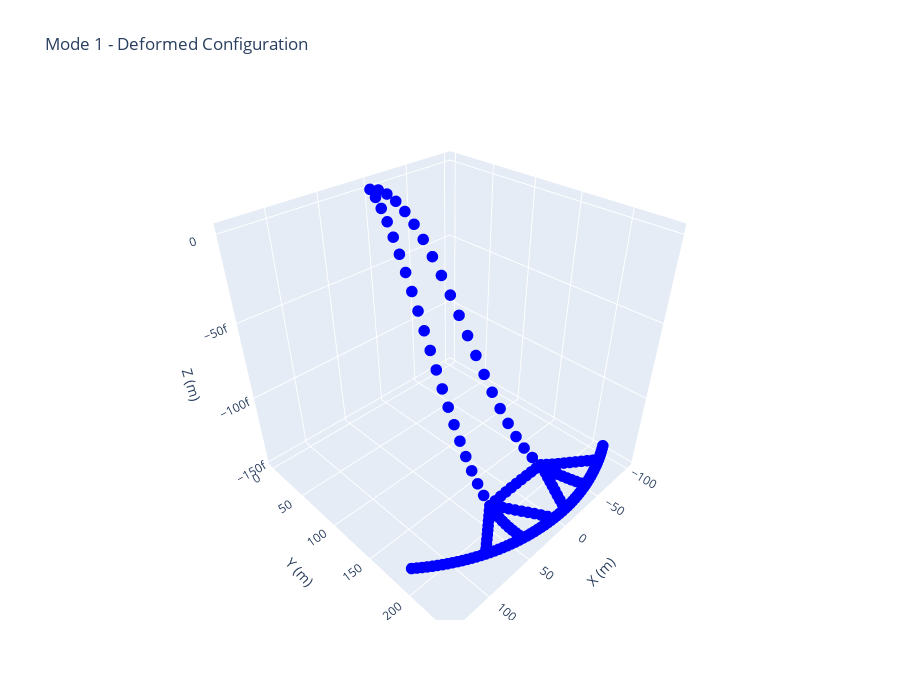
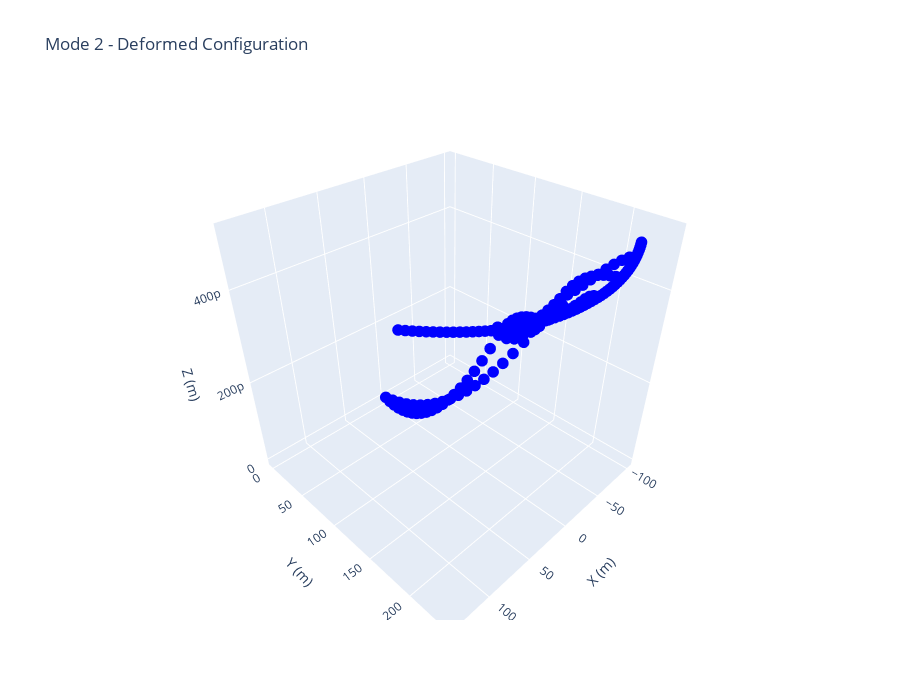
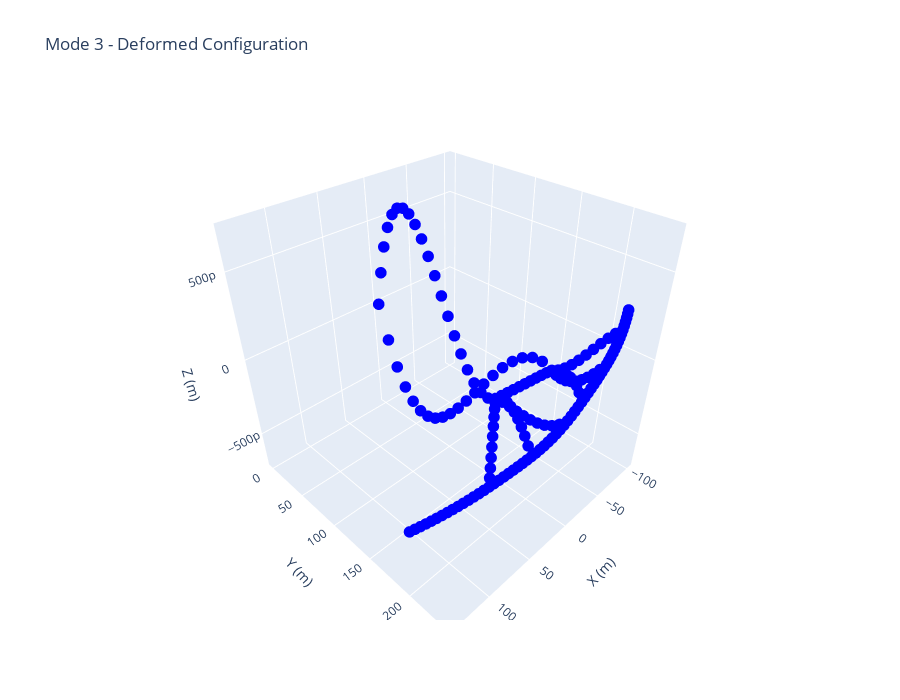
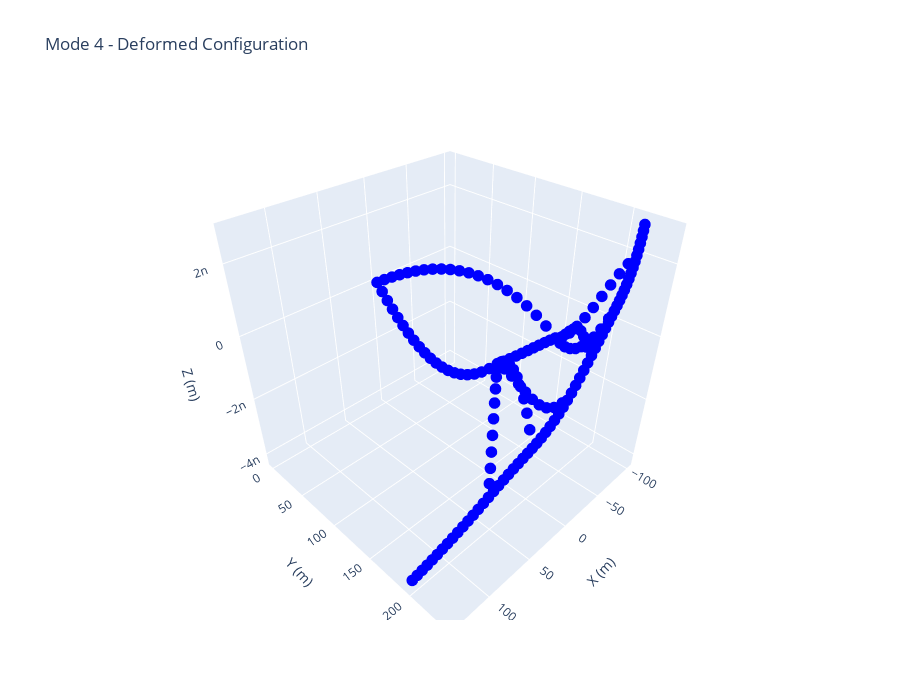

The notebook cell saved with these charts, in order:
### Code cell
for i in range(modes_to_plot):
    fig = go.Figure(
        data=[go.Scatter3d(
            x=modes[i][:, 0],
            y=modes[i][:, 1],
            z=modes[i][:, 2],
            mode='markers',
            marker=dict(size=4, color='blue')
        )]
    )

    fig.update_layout(
        title=f'Mode {i+1} - Deformed Configuration',
        scene=dict(
            xaxis_title='X (m)',
            yaxis_title='Y (m)',
            zaxis_title='Z (m)'
        ),
        width=900,
        height=700
    )

    fig.show()

### Figure 1 — Plotly figure (JSON) as saved in the notebook; plotly's stock layout.template omitted (floating-point values rounded to 4 significant figures; data arrays with more than 128 entries replaced by an {"elided": "..."} marker saying what was removed)
{"data": [{"marker": {"color": "blue", "size": 4}, "mode": "markers", "type": "scatter3d", "x": {"elided": "165 float values"}, "y": {"elided": "165 float values"}, "z": {"elided": "165 float values"}}], "layout": {"height": 700, "scene": {"xaxis": {"title": {"text": "X (m)"}}, "yaxis": {"title": {"text": "Y (m)"}}, "zaxis": {"title": {"text": "Z (m)"}}}, "title": {"text": "Mode 1 - Deformed Configuration"}, "width": 900}}

### Figure 2 — Plotly figure (JSON) as saved in the notebook; plotly's stock layout.template omitted (floating-point values rounded to 4 significant figures; data arrays with more than 128 entries replaced by an {"elided": "..."} marker saying what was removed)
{"data": [{"marker": {"color": "blue", "size": 4}, "mode": "markers", "type": "scatter3d", "x": {"elided": "165 float values"}, "y": {"elided": "165 float values"}, "z": {"elided": "165 float values"}}], "layout": {"height": 700, "scene": {"xaxis": {"title": {"text": "X (m)"}}, "yaxis": {"title": {"text": "Y (m)"}}, "zaxis": {"title": {"text": "Z (m)"}}}, "title": {"text": "Mode 2 - Deformed Configuration"}, "width": 900}}

### Figure 3 — Plotly figure (JSON) as saved in the notebook; plotly's stock layout.template omitted (floating-point values rounded to 4 significant figures; data arrays with more than 128 entries replaced by an {"elided": "..."} marker saying what was removed)
{"data": [{"marker": {"color": "blue", "size": 4}, "mode": "markers", "type": "scatter3d", "x": {"elided": "165 float values"}, "y": {"elided": "165 float values"}, "z": {"elided": "165 float values"}}], "layout": {"height": 700, "scene": {"xaxis": {"title": {"text": "X (m)"}}, "yaxis": {"title": {"text": "Y (m)"}}, "zaxis": {"title": {"text": "Z (m)"}}}, "title": {"text": "Mode 3 - Deformed Configuration"}, "width": 900}}

### Figure 4 — Plotly figure (JSON) as saved in the notebook; plotly's stock layout.template omitted (floating-point values rounded to 4 significant figures; data arrays with more than 128 entries replaced by an {"elided": "..."} marker saying what was removed)
{"data": [{"marker": {"color": "blue", "size": 4}, "mode": "markers", "type": "scatter3d", "x": {"elided": "165 float values"}, "y": {"elided": "165 float values"}, "z": {"elided": "165 float values"}}], "layout": {"height": 700, "scene": {"xaxis": {"title": {"text": "X (m)"}}, "yaxis": {"title": {"text": "Y (m)"}}, "zaxis": {"title": {"text": "Z (m)"}}}, "title": {"text": "Mode 4 - Deformed Configuration"}, "width": 900}}
